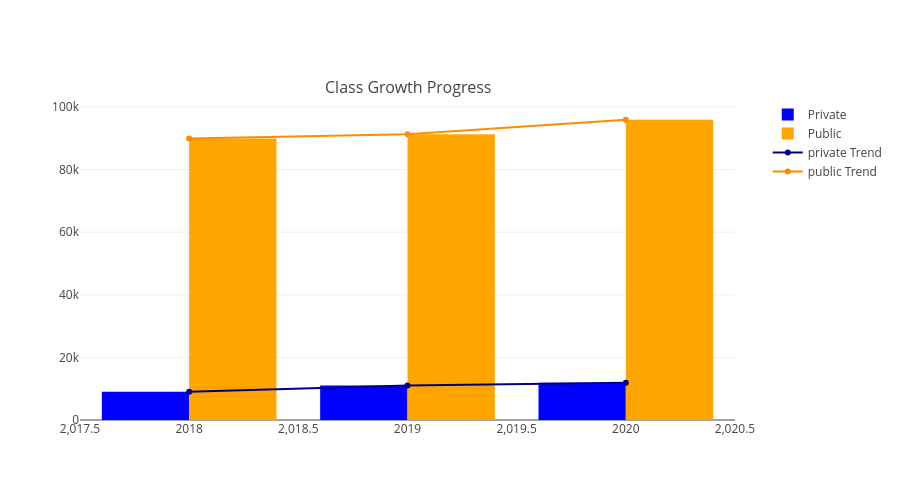

The code cell stored with this chart in its notebook:
### Code cell
fig = make_subplots(rows=1, cols=1, subplot_titles=("Class Growth Progress",))
fig.add_trace(go.Bar(
    x=total_classes[total_classes['type'] == 'private']['Year'],
    y=total_classes[total_classes['type'] == 'private']['Classes'],
    name="Private",
    marker_color='blue',
    hovertemplate="Count: %{y}<extra></extra>"
))
fig.add_trace(go.Bar(
    x=total_classes[total_classes['type'] == 'public']['Year'],
    y=total_classes[total_classes['type'] == 'public']['Classes'],
    name="Public",
    marker_color='orange',
    hovertemplate="Count: %{y}<extra></extra>"
))
for s_type, color in zip(['private', 'public'], ['darkblue', 'darkorange']):
    df_sub = total_classes[total_classes['type'] == s_type]
    fig.add_trace(go.Scatter(
        x=df_sub['Year'], 
        y=df_sub['Classes'],
        name=f"{s_type} Trend",
        mode='lines+markers',
        line=dict(color=color, width=2),
        hoverinfo='skip'
    ))
fig.update_layout(
    barmode='group',
    height=500, 
    width=900,
    legend=dict(
        orientation="v",
        yanchor="top",
        y=1,
        xanchor="left",
        x=1.05
    ),
    hovermode="x unified" 
)
fig.show()

### Figure 1 — Plotly figure (JSON) as saved in the notebook; plotly's stock layout.template omitted (floating-point values rounded to 4 significant figures)
{"data": [{"hovertemplate": "Count: %{y}<extra></extra>", "marker": {"color": "blue"}, "name": "Private", "type": "bar", "x": [2018, 2019, 2020], "y": [8990, 11000, 11895]}, {"hovertemplate": "Count: %{y}<extra></extra>", "marker": {"color": "orange"}, "name": "Public", "type": "bar", "x": [2018, 2019, 2020], "y": [89897, 91259, 95909]}, {"hoverinfo": "skip", "line": {"color": "darkblue", "width": 2}, "mode": "lines+markers", "name": "private Trend", "type": "scatter", "x": [2018, 2019, 2020], "y": [8990, 11000, 11895]}, {"hoverinfo": "skip", "line": {"color": "darkorange", "width": 2}, "mode": "lines+markers", "name": "public Trend", "type": "scatter", "x": [2018, 2019, 2020], "y": [89897, 91259, 95909]}], "layout": {"annotations": [{"font": {"size": 16}, "showarrow": false, "text": "Class Growth Progress", "x": 0.5, "xanchor": "center", "xref": "paper", "y": 1, "yanchor": "bottom", "yref": "paper"}], "barmode": "group", "height": 500, "hovermode": "x unified", "legend": {"orientation": "v", "x": 1.05, "xanchor": "left", "y": 1, "yanchor": "top"}, "width": 900, "xaxis": {"anchor": "y", "domain": [0, 1]}, "yaxis": {"anchor": "x", "domain": [0, 1]}}}
